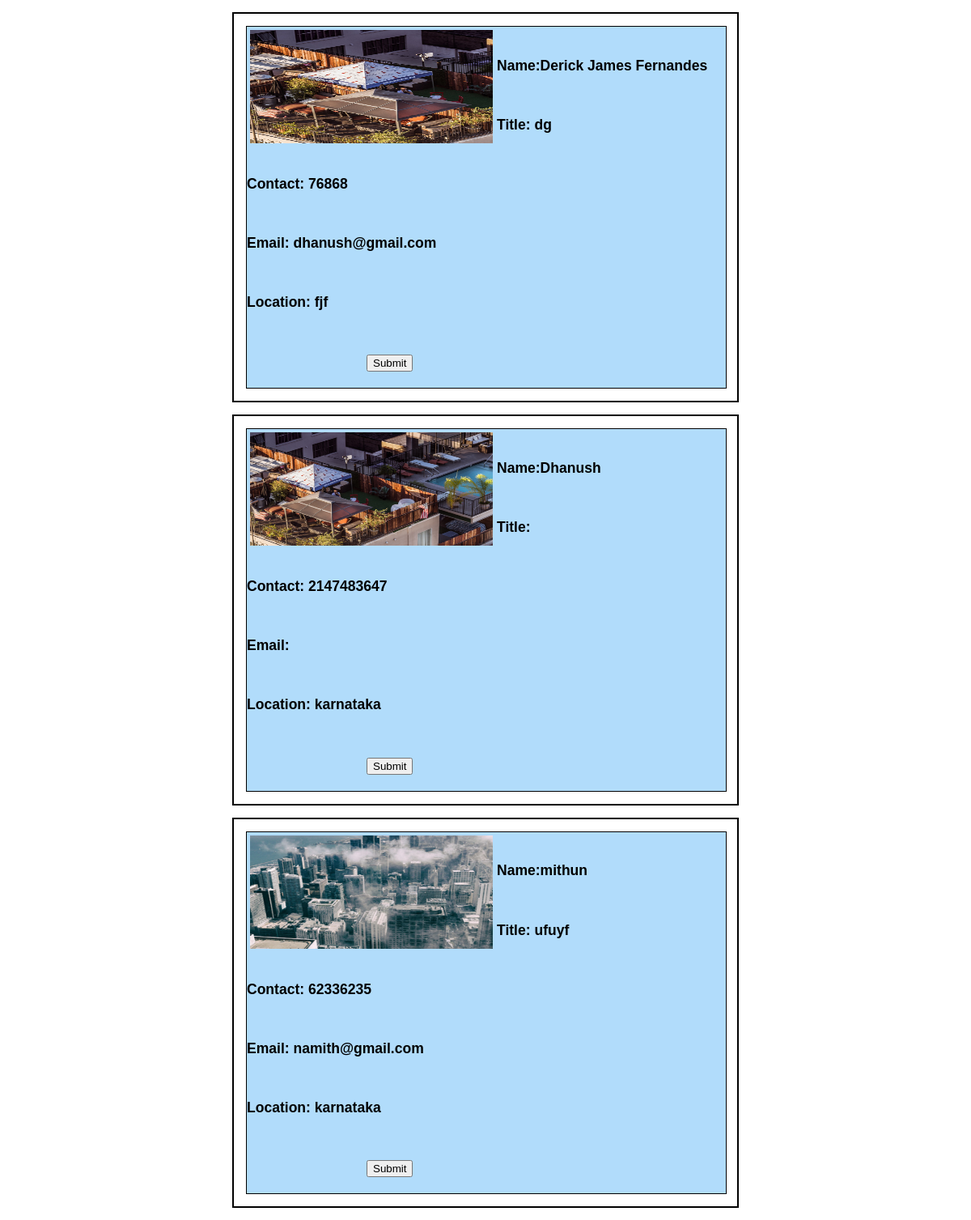
The app's page /image.php with its own data.
### tables this page shows
CREATE TABLE `seller` (
  `ID` int(11) NOT NULL,
  `name` varchar(50) NOT NULL,
  `contact` int(10) NOT NULL,
  `email` varchar(50) NOT NULL,
  `type` varchar(50) NOT NULL,
  `location` varchar(50) NOT NULL,
  `bed` varchar(50) NOT NULL,
  `bath` varchar(50) NOT NULL,
  `living` varchar(50) NOT NULL,
  `size` varchar(50) NOT NULL,
  `title` varchar(50) NOT NULL,
  `description` varchar(100) NOT NULL,
  `image` varchar(50) NOT NULL
);

### image.php (the view, shortened to what this page needs)
<!DOCTYPE html>
<html lang="eng">
<head>
    <link rel="stylesheet" href="image.css"/>
</head>
<body>
<?php
include 'sql.php';
$query="select * from seller";
$result=mysqli_query($sql,$query);
while($row=mysqli_fetch_array($result))
{
    echo "<div id=img_div>";
    echo "<img src='upload/".$row['image']."'>";
    echo "<div id ='img11'>";
    echo "<h3 style='font-weight:bold'>Name:".$row['name']."</h3><br/>";
    echo "<h3> Title: ".$row['title']."</h3><br/>";
    echo "<h3> Contact: ".$row['contact']."</h3><br/>";
    echo "<h3> Email: ".$row['email']."</h3><br/>";
    echo "<h3> Location: ".$row['location']."</h3><br/>";
    echo "<form action='' method='post'>";
    echo  "<input type='submit' name='btn_store'>";
    echo "</form>";
    echo "</div>";
    echo "</div>";
}
?>
</body>
</html>

### image.css (style rules this page uses)
* { font-family: 'Josefin Sans', sans-serif; }
form { width: 50%; margin: 20px auto; }
#img_div { width: 50%; padding:15px; margin:15px auto; background-color: white; border: 2px solid black; }
#img_div:after { content: ""; display: block; clear: both; }
img { float: left; margin: 5px; width: 300px; height: 140px; font-family: 'Josefin Sans', sans-serif; }
#img11 { border: 1px solid black; background-color: #b1dcfb; width: 100%; padding-top: 20px; font-family: 'Josefin Sans', sans-serif; font-size: 15px; font-weight: bold; }

### records on screen
seller: image (picture), name "Derick James Fernandes", title "dg", contact "76868", email "dhanush@gmail.com", location "fjf"
seller: image (picture), name "Dhanush", contact "2147483647", location "karnataka"
seller: image (picture), name "mithun", title "ufuyf", contact "62336235", email "namith@gmail.com", location "karnataka"
